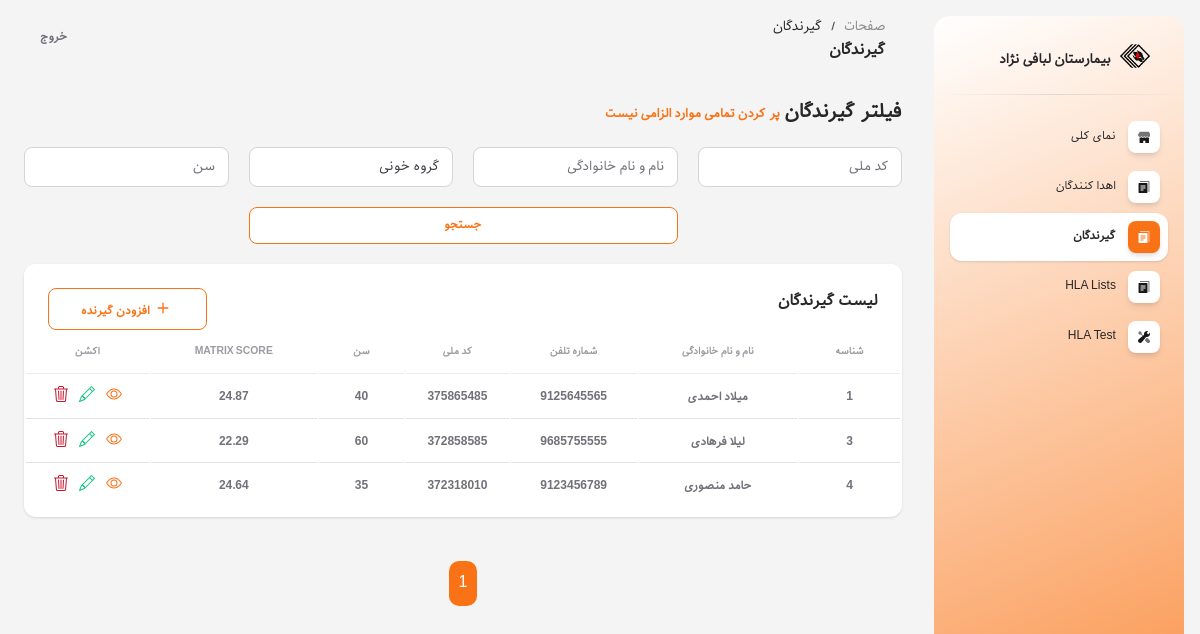
The app's page /recipients/ (signed in), older data.
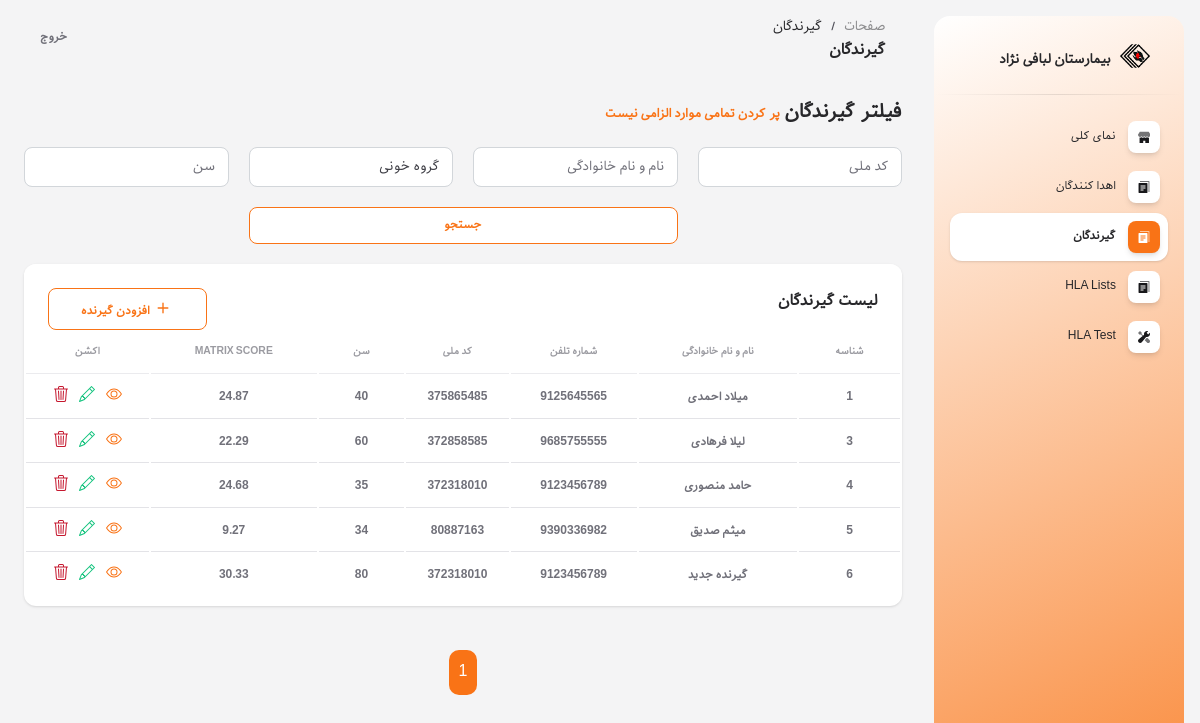
The same page, newer data.
### referees/models.py (models this page shows, shortened)
class Recipient(models.Model):
    blood_group_choices = [
        ('A', 'A'),
        ('B', 'B'),
        ('AB', 'AB'),
        ('O', 'O'),
    ]
    previous_donation_candidate_choices = [
        ('yes', 'YES'),
        ('no', 'NO'),
    ]
    medical_urgency_choices = [
        ('1', 'no access'),
        ('2', 'cardiomyopathy'),
        ('3', 'none'),
    ]
    cpra_choices = [
        ('1', '≥ 98%'),
        ('2', '95-97%'),
        ('3', 'none'),
    ]
    first_name = models.CharField(verbose_name='نام', max_length=100)
    last_name = models.CharField(verbose_name='نام خانوادگی', max_length=100)
    national_code = models.IntegerField(verbose_name='کد ملی')
    phone_number = models.IntegerField(verbose_name='شماره تماس')
    age = models.IntegerField(verbose_name='سن')
    blood_group = models.CharField(verbose_name='گروه خونی', max_length=2, choices=blood_group_choices)
    waiting_list = models.CharField(max_length=10)
    dialysis_duration = models.CharField(max_length=10)
    previous_donation = models.CharField(max_length=3, choices=previous_donation_candidate_choices)
    medical_urgency = models.CharField(max_length=1, choices=medical_urgency_choices)
    candidate_for_2_kidney_TX = models.CharField(max_length=3, choices=previous_donation_candidate_choices)
    candidate_for_kidney_after_other_organ_TX = models.CharField(max_length=3, choices=previous_donation_candidate_choices)
    cpra = models.CharField(max_length=1, choices=cpra_choices)
    desensitized = models.CharField(max_length=3, choices=previous_donation_candidate_choices)
    hla_a_1 = models.ForeignKey(HlaA, on_delete=models.DO_NOTHING, verbose_name='HLA A (allele 1)', related_name='hla_a_1_recipient')
    hla_a_2 = models.ForeignKey(HlaA, on_delete=models.DO_NOTHING, verbose_name='HLA A (allele 2)', related_name='hla_a_2_recipient')
    hla_b_1 = models.ForeignKey(HlaB, on_delete=models.DO_NOTHING, verbose_name='HLA B (allele 1)', related_name='hla_b_1_recipient')
    hla_b_2 = models.ForeignKey(HlaB, on_delete=models.DO_NOTHING, verbose_name='HLA B (allele 2)', related_name='hla_b_2_recipient')
    hla_drb1_1 = models.ForeignKey(HlaDRB1, on_delete=models.DO_NOTHING, verbose_name='HLA DRB1 (allele 1)', related_name='hla_drb1_1_recipient')
    hla_drb1_2 = models.ForeignKey(HlaDRB1, on_delete=models.DO_NOTHING, verbose_name='HLA DRB1 (allele 2)', related_name='hla_drb1_2_recipient')
    hla_drb_1 = models.ForeignKey(HlaDRB, on_delete=models.DO_NOTHING, verbose_name='HLA DRB (allele 1)', null=True, blank=True, related_name='hla_drb_1_recipient')
    hla_drb_2 = models.ForeignKey(HlaDRB, on_delete=models.DO_NOTHING, verbose_name='HLA DRB (allele 2)', null=True, blank=True, related_name='hla_drb_2_recipient')
    hla_dqb1_1 = models.ForeignKey(HlaDQB1, on_delete=models.DO_NOTHING, verbose_name='HLA DQB1 (allele 1)', related_name='hla_dqb1_1_recipient')
    hla_dqb1_2 = models.ForeignKey(HlaDQB1, on_delete=models.DO_NOTHING, verbose_name='HLA DQB1 (allele 2)', related_name='hla_dqb1_2_recipient')
    point = models.FloatField(verbose_name='امتیاز')
    class Meta:
        verbose_name = 'گیرنده'
        verbose_name_plural = 'گیرندگان'

### referees/views.py (the view)
# urls.py: path('recipients/', RecipientListView.as_view(), name='recipient_list'),
class RecipientListView(LoginRequiredMixin, ListView):
    model = Recipient
    template_name = 'recipient_list.html'
    context_object_name = 'recipients'
    ordering = 'id'
    paginate_by = 100
    def get_queryset(self):
        queryset = super().get_queryset()
        search_query = self.request.GET.get('q')
        blood_group = self.request.GET.get('blood_group')
        national_code = self.request.GET.get('national_code')
        age = self.request.GET.get('age')
        if search_query:
            queryset = queryset.filter(
                Q(first_name__icontains=search_query) |
                Q(last_name__icontains=search_query)
            )
        if blood_group:
            queryset = queryset.filter(blood_group=blood_group)
        if national_code:
            queryset = queryset.filter(national_code=national_code)
        if age:
            queryset = queryset.filter(age=age)
        return queryset

### templates/recipient_list.html (shortened to what the changed rows need)
{% extends 'base.html' %}
{% load static %}
{% block contain %}
<div class="row">
    <div class="col-12">
        <div class="card mb-4">
            <div class="card-body px-0 pt-0 pb-2">
                <div class="table-responsive p-0">
                    <table class="table align-items-center mb-0">
                        <thead>
                            <tr>
                                <th
                                    class="text-center text-uppercase text-secondary text-xxs font-weight-bolder opacity-7">
                                    شناسه</th>
                                <th
                                    class="text-center text-uppercase text-secondary text-xxs font-weight-bolder opacity-7">
                                    نام و نام خانوادگی</th>
                                <th
                                    class="text-center text-uppercase text-secondary text-xxs font-weight-bolder opacity-7">
                                    شماره تلفن</th>
                                <th
                                    class="text-center text-uppercase text-secondary text-xxs font-weight-bolder opacity-7">
                                    کد ملی</th>
                                <th
                                    class="text-center text-uppercase text-secondary text-xxs font-weight-bolder opacity-7">
                                    سن</th>
                                <th
                                    class="text-center text-uppercase text-secondary text-xxs font-weight-bolder opacity-7">
                                    Matrix Score</th>
                                <th
                                    class="text-center text-uppercase text-secondary text-xxs font-weight-bolder opacity-7">
                                    اکشن</th>
                            </tr>
                        </thead>
                        <tbody>
                            {% if recipients %}
                            {% for recipient in recipients %}
                            <tr>
                                <td class="align-middle text-center">
                                    <span class="text-secondary text-xs font-weight-bold">{{ recipient.id }}</span>
                                </td>
                                <td class="align-middle text-center">
                                    <span class="text-secondary text-xs font-weight-bold">{{ recipient.first_name }} {{ recipient.last_name }}</span>
                                </td>
                                <td class="align-middle text-center">
                                    <span class="text-secondary text-xs font-weight-bold">{{ recipient.phone_number }}</span>
                                </td>
                                <td class="align-middle text-center">
                                    <span class="text-secondary text-xs font-weight-bold">{{ recipient.national_code }}</span>
                                </td>
                                <td class="align-middle text-center">
                                    <span class="text-secondary text-xs font-weight-bold">{{ recipient.age }}</span>
                                </td>
                                <td class="align-middle text-center">
                                    <span class="text-secondary text-xs font-weight-bold">{{ recipient.point }}</span>
                                </td>
                                <td class="align-middle text-center">
                                    <a href="{% url 'recipient_detail' recipient.id %}" title="جزئیات" style="padding: 0 4px;">
                                        <span class="text-secondary text-xs font-weight-bold">
                                        </span>
                                    </a>
                                    <a href="{% url 'recipient_update' recipient.id %}" title="ویرایش" style="padding: 0 4px;">
                                        <span class="text-secondary text-xs font-weight-bold">
                                        </span>
                                    </a>
                                    <a href="{% url 'recipient_delete' recipient.id %}" title="حذف" style="padding: 0 4px;">
                                        <span class="text-secondary text-xs font-weight-bold">
                                        </span>
                                    </a>
                                </td>
                            </tr>
                            {% endfor %}
                            {% else %}
                            <tr>
                                <td colspan="7" class="align-middle text-center">
                                    <span class="text-secondary text-xs font-weight-bold">موردی یافت نشد</span>
                                </td>
                            </tr>
                            {% endif %}
                        </tbody>
                    </table>
                </div>
            </div>
        </div>
    </div>
    <div class="col-12">
        <div class="page">
            {% for num in page_obj.paginator.page_range %}
            {% if page_obj.number == num %}
            <a href="{% url 'recipient_list' %}?page={{ num }}" class="number">{{ num }}</a>
            {% elif num > page_obj.number|add:'-3' and num < page_obj.number|add:'3' %}
            <a href="{% url 'recipient_list' %}?page={{ num }}" class="number">{{ num }}</a>
            {% endif %}
            {% endfor %}
        </div>
    </div>
</div>
{% endblock %}

Row changes from the older to the newer data that the page shows:
changed Recipient "حامد": point "24.64" → "24.68"
added Recipient: id "5", first_name "میثم", last_name "صدیق", phone_number "9390336982", national_code "80887163", age "34", point "9.27"
added Recipient: id "6", first_name "گیرنده", last_name "جدید", phone_number "9123456789", national_code "372318010", age "80", point "30.33"
